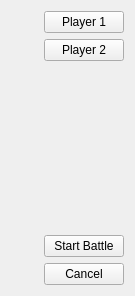
   <widget class="QWidget" name="layoutWidget">
    <property name="geometry">
     <rect>
      <x>600</x>
      <y>80</y>
      <width>135</width>
      <height>296</height>
     </rect>
    </property>
    <layout class="QGridLayout" name="gridLayout_68">
     <item row="0" column="0">
      <spacer name="horizontalSpacer">
       <property name="orientation">
        <enum>Qt::Horizontal</enum>
       </property>
       <property name="sizeHint" stdset="0">
        <size>
         <width>40</width>
         <height>20</height>
        </size>
       </property>
      </spacer>
     </item>
     <item row="0" column="1">
      <layout class="QVBoxLayout" name="verticalLayout">
       <item>
        <widget class="QPushButton" name="player1Button">
         <property name="text">
          <string>Player 1</string>
         </property>
        </widget>
       </item>
       <item>
        <widget class="QPushButton" name="player2Button">
         <property name="text">
          <string>Player 2</string>
         </property>
        </widget>
       </item>
      </layout>
     </item>
     <item row="1" column="1">
      <spacer name="verticalSpacer">
       <property name="orientation">
        <enum>Qt::Vertical</enum>
       </property>
       <property name="sizeHint" stdset="0">
        <size>
         <width>20</width>
         <height>158</height>
        </size>
       </property>
      </spacer>
     </item>
     <item row="2" column="0">
      <spacer name="horizontalSpacer_2">
       <property name="orientation">
        <enum>Qt::Horizontal</enum>
       </property>
       <property name="sizeHint" stdset="0">
        <size>
         <width>40</width>
         <height>20</height>
        </size>
       </property>
      </spacer>
     </item>
     <item row="2" column="1">
      <layout class="QVBoxLayout" name="verticalLayout_2">
       <item>
        <widget class="QPushButton" name="startButton">
         <property name="text">
          <string>Start Battle</string>
         </property>
        </widget>
       </item>
       <item>
        <widget class="QPushButton" name="cancelButton">
         <property name="text">
          <string>Cancel</string>
         </property>
        </widget>
       </item>
      </layout>
     </item>
    </layout>
   </widget>
